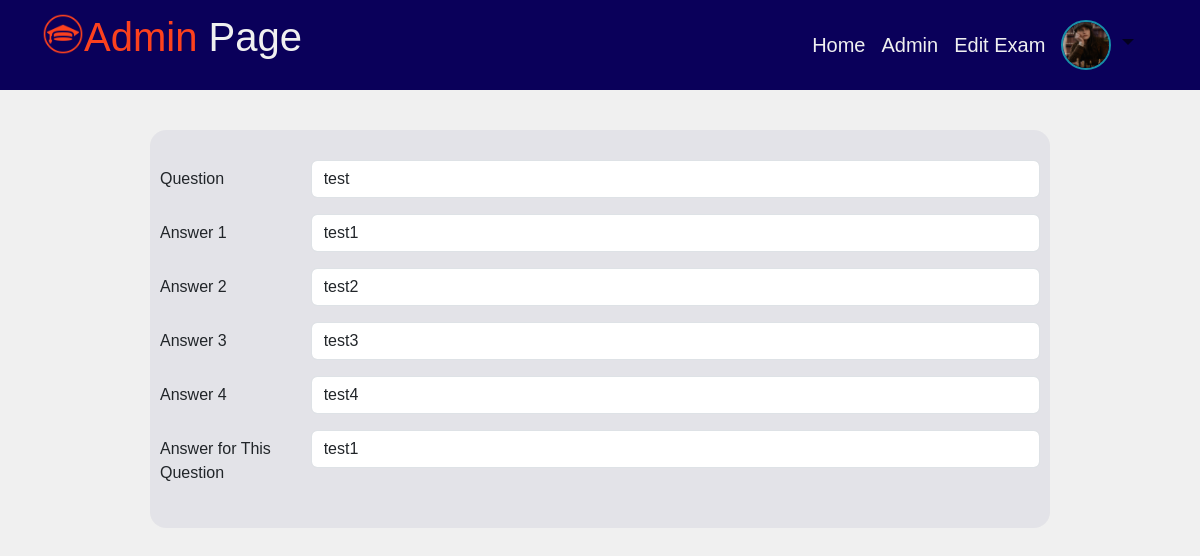
Screenshot of /admin/editexam.php?qusid=22 (signed in) with the database file from the repository.
### tables this page shows
CREATE TABLE `question` (
  `Qid` int(11) NOT NULL,
  `question` varchar(255) NOT NULL,
  `Aid` int(11) NOT NULL,
  `subId` int(11) NOT NULL
);

CREATE TABLE `answer` (
  `Qid` int(11) NOT NULL,
  `Aid` int(11) NOT NULL,
  `answer` varchar(255) NOT NULL,
  `subId` int(11) NOT NULL
);

### admin/editexam.php (the view, shortened to what this page needs)
<?php
include("../conn.php");
 $qid=$_GET['qusid'];
 $i=1;
?>
<!DOCTYPE html>
<html lang="en">
<head>
    <link rel="stylesheet" href="../bootstrap/bootstrap.css">
    <link rel="stylesheet" href="../css/adminPage.css">
    <link rel="stylesheet" href="../css/temp.css">
</head>
<body>
<?php include '../inc/navbar.php'; ?>
    <div class="container create-class">
        <div class="float-right" style="width: 10%;padding: 5px;">
            <?php
             $sql_stm9="SELECT * FROM `question` WHERE  `Qid`='$qid'";
             $result020=mysqli_query($conn, $sql_stm9);
             $numrow=mysqli_fetch_assoc($result020);
             $sql_stm10="SELECT * FROM `answer` WHERE `Qid`='$qid'";
             $result010=mysqli_query($conn, $sql_stm10);
            ?>
        </div>
        <form action="" method="post" enctype="multipart/form-data">
                <div class="row mb-3">
                    <label for="colFormLabel" class="col-sm-2 col-form-label">Question</label>
                    <div class="col-sm-10">
                        <input type="text" class="form-control" id="colFormLabel"  name="<?php echo  $qid?>" VALUE="<?php echo $numrow['question'];?>">
                    </div>
                </div>
                <?php while($numrow2=mysqli_fetch_assoc( $result010)){
                    $answerForQus=$numrow2['Aid'];
                    ?>
                <div class="row mb-3">
                    <label for="colFormLabel" class="col-sm-2 col-form-label">Answer <?php echo $i; ?></label>
                    <div class="col-sm-10">
                        <input type="text" class="form-control" id="colFormLabe2"  name="<?php echo  $answerForQus;?>" VALUE="<?php echo $numrow2['answer'] ?>" >
                    </div>
                </div>
    <?php
    $i++;
                } ?>
                <div class="row mb-3">
                    <label for="colFormLabel" class="col-sm-2 col-form-label">Answer for This Question</label>
                    <div class="col-sm-10">
                        <?php
                        $Aid=$numrow['Aid'];
                        $sql2="SELECT  * FROM `answer` WHERE `Aid`='$Aid'";
                        $result3=mysqli_query($conn,$sql2);
                        $numrow3=mysqli_fetch_assoc( $result3);
                                               ?>
                        <input type="text" class="form-control" id="colFormLabel"  name="<?php echo $Aid;?>" value="<?php echo $numrow3['answer'];?>" >
                    </div>
                </div>
        </form>
    </div>
</body>
</html>

### inc/navbar.php (shortened to what this page needs)
<?php
include '../conn.php';
 $id=$_SESSION["id"];
?>
<!DOCTYPE html>
<html lang="en">
<head>
    <link rel="stylesheet" href="../bootstrap/bootstrap.css">
    <link rel="stylesheet" href="../css/adminPage.css">
    <link rel="stylesheet" href="../css/temp.css">
</head>
<body>
    <nav class="navbar navbar-expand-lg bg-first-color">
        <div class="container">
          <a class="navbar-brand fs-4" href="adminpage.php" >
            <img src="../img/icons8-education-100.png" ALIGN="left" alt="pear fruit picture" id="logo-image">
            <h1 class="company-name">
             <p class="c-red">Admin<span class="c-wihte"> Page</span></p>
            </h1>
          </a>
          <div class="sidebar offcanvas offcanvas-start" tabindex="-1" id="offcanvasNavbar" aria-labelledby="offcanvasNavbarLabel">
            <div class="offcanvas-body">
              <ul class="navbar-nav justify-content-end fs-5 flex-grow-1 pe-3 ">
                <li class="nav-item center-text my-class">
                  <a class="nav-link  active my-class c-wihte" aria-current="page" href="adminpage.php" id="hello-color">Home</a>
                </li>
                <li class="nav-item center-text my-class">
                <a class="nav-link my-class c-wihte" href="admin.php">Admin</a>
                </li>
                <li class="nav-item dropdown center-text my-class">
                <a class="nav-link my-class c-wihte" href="editExamQus.php">Edit Exam</a>
                </li>
                <li class="nav-item dropdown my-class">
                  <div class="conainer">
                  <a class="nav-link dropdown-toggle my-class" id="profilePicture" href="#" role="button" data-bs-toggle="dropdown" aria-expanded="false">
                  <?php
                      $query="SELECT  * FROM `admin` WHERE ID='$id'";
                      $result=mysqli_query($conn,$query);
                      while($row=mysqli_fetch_assoc($result)){
                        $fileName=$row['file']; ?>
                        <img src="../upload/<?php echo $fileName;?>" class="rounded-circle">
                     <?php }
                      ?>
                  </a>
                  </div>
                </li>
              </ul>
            </div>
          </div>
        </div>
      </nav>
</body>
</html>

### css/adminPage.css (style rules this page uses)
* { margin: 0; padding: 0; }
body { font-family: 'Gill Sans', 'Gill Sans MT', Calibri, 'Trebuchet MS', sans-serif; background-color: #f0f0f0; position: relative; }
.create-class { max-width: 75%; background-color: #0b005a0e; margin: 40px auto; padding: 20px 10px; border-radius: 16px; }

### css/temp.css (style rules this page uses)
* { margin: 0; padding: 0; }
nav { background-color: #88D66C; color: #f0f0f0; }
#logo-image { width: 42px; height: 42px; }
#profilePicture img { width:50px; height:50px; object-fit:cover; border: 2px solid #188FA7; }
.center-text { text-align: center; align-content: center; }
.bg-first-color { background-color: #0a005a; }
.c-red { color: #fc411e; }
.c-wihte { color: #f0f0f0; }
#hello-color { color: #f0f0f0; }

### rows the page displays
question: question "test"
answer: answer "test1"
answer: answer "test2"
answer: answer "test3"
answer: answer "test4"
